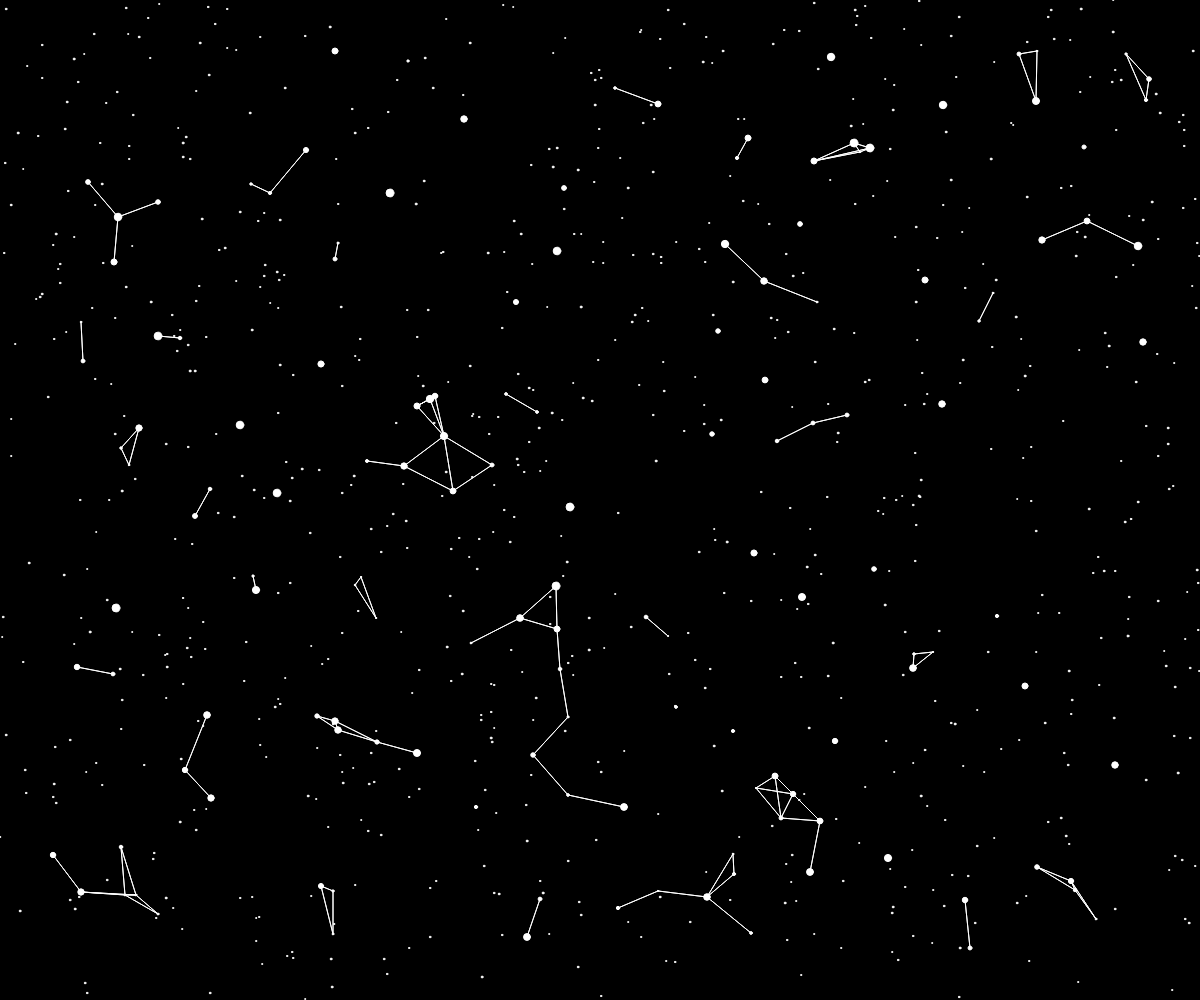
Frame 1 (no input)
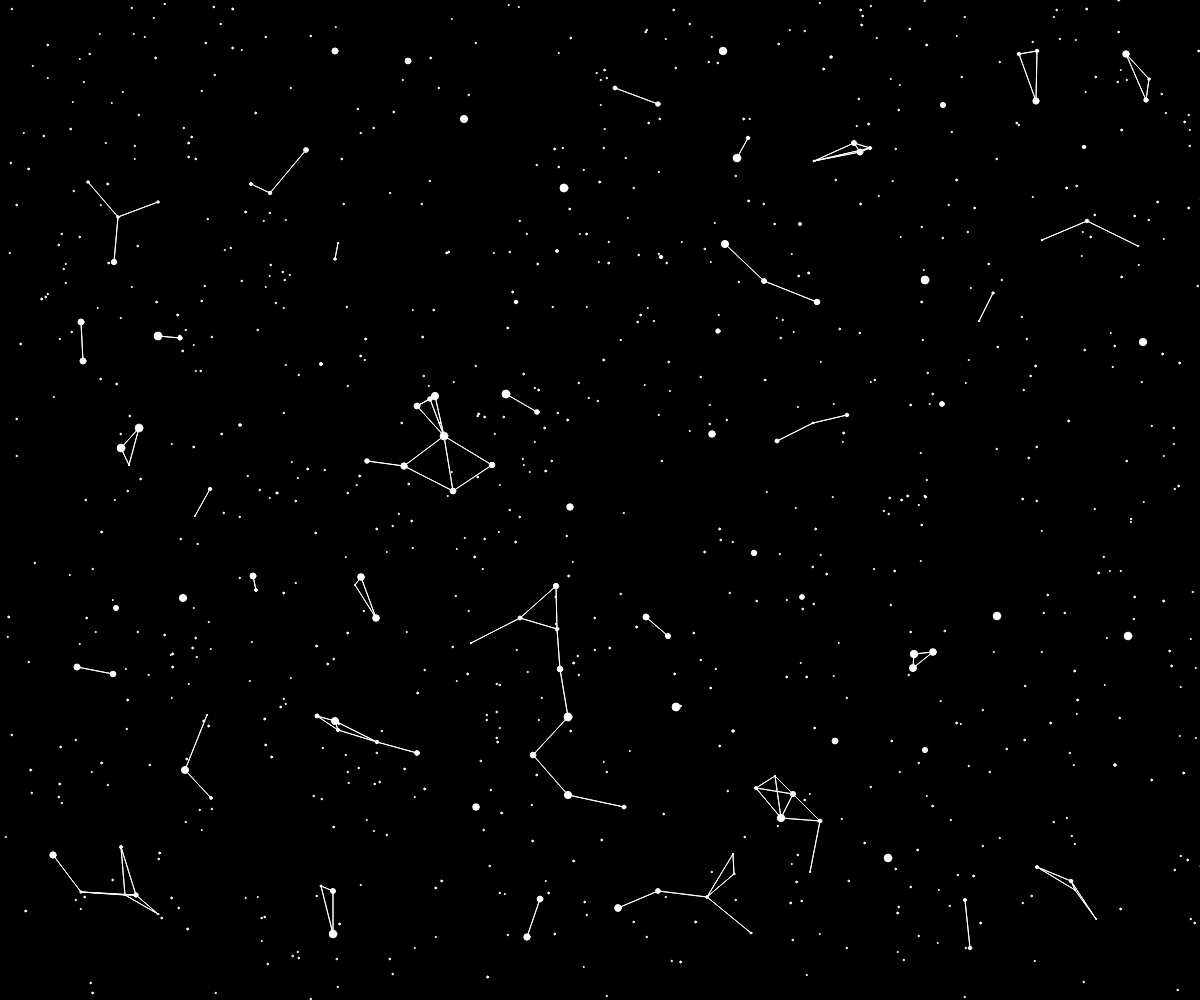
Frame 60 (no input)
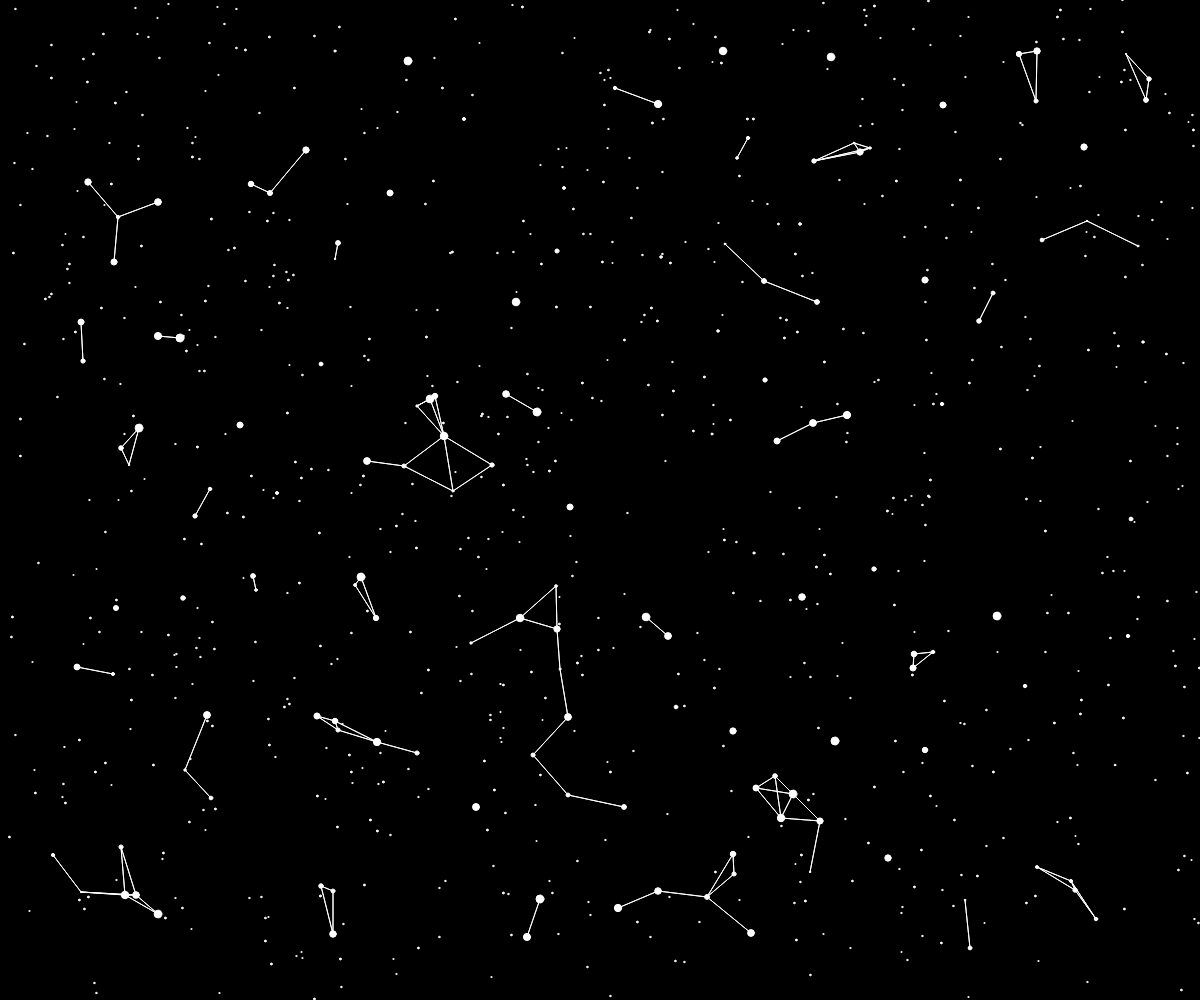
Frame 120 (the mouse pressed at the canvas centre since frame 60)

The p5.js sketch that drew these frames (run headless with seeded random() and noise() and a simulated clock; from frame 60 on, the mouse is pressed at the canvas centre):

// p5.js sketch
// ── sketch.js
let w = window.innerWidth
let h = window.innerHeight
let xs = []
let ys = []
let xsM = []
let ysM = []
let count = 150
let linesCount = 25
let maxDist = 60
let padding = 50

function setup() {
    createCanvas(w, h)
    background("black")
    xs = getRandomArray(count, padding, w-padding)
    ys = getRandomArray(count, padding, h-padding)
    
    xsM = getRandomArray(count*5, 0, w)
    ysM = getRandomArray(count*5, 0, h)

}

function draw() {
    background("black")
    stroke("white")
    for(let i=0; i<xs.length; i++){
        ellipse(xs[i], ys[i], random(1,8))
    }

    for(let i=0; i<xsM.length; i++){
        ellipse(xsM[i]+sin(frameCount/100)*10, ysM[i], random(1,2))
        /*
        xsM[i]++
        ysM[i]--
        if(xsM[i]>w){
            xsM[i]=0
        }
        if(ysM[i]<0){
            ysM[i]=h
        }
        */
    }

    for(let i=0; i<xs.length; i++){
        for(let j=1; j<xs.length; j++){
            if(dist(xs[i],ys[i], xs[j],ys[j])<maxDist){
                line(xs[i],ys[i], xs[j],ys[j])
            }
        }
    }

    //noLoop()
}


function getRandomArray(count, min, max){
    let arr = []
    for(let i=0; i<count; i++){
        arr.push(int(random(min, max)))
    }
    return arr;
}
